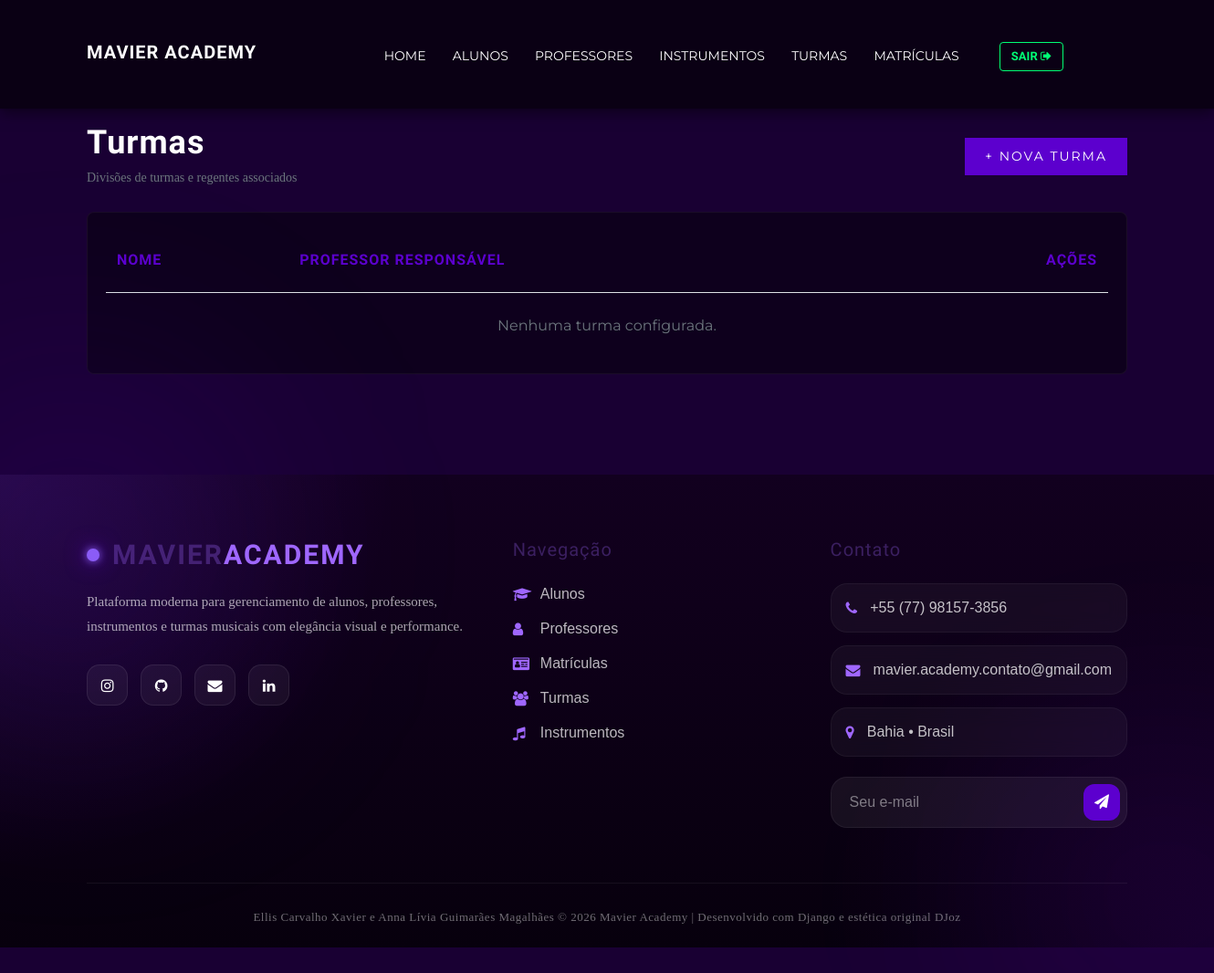
The app's page /turma/ (signed in), older data.
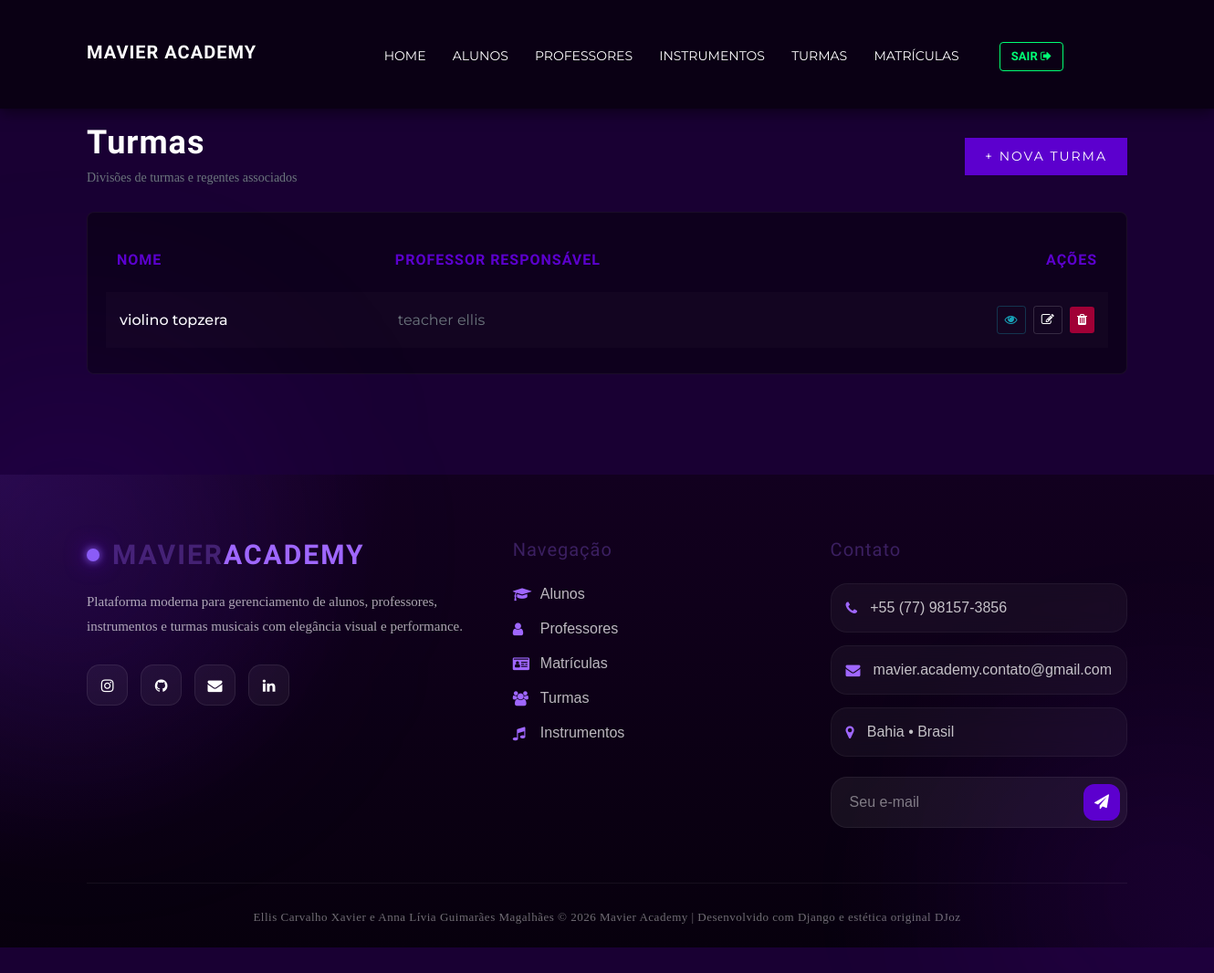
The same page, newer data.
### core/models.py (models this page shows, shortened)
class Turma(models.Model):
    nome = models.CharField(max_length=100)
    horario = models.CharField(max_length=50)
    instrumento = models.ForeignKey(Instrumento, on_delete=models.CASCADE)
    professor = models.ForeignKey(Professor, on_delete=models.CASCADE)

class Pessoa(User):
    nome = models.CharField(max_length=100)
    cpf = models.CharField(max_length=14, null=True, blank=True)
    rg = models.CharField(max_length=20)
    data_nascimento = models.DateField()
    sexo = models.CharField(max_length=20)
    telefone = models.CharField(max_length=20)
    logradouro = models.CharField(max_length=150)
    numero = models.IntegerField()
    bairro = models.CharField(max_length=100)
    cidade = models.CharField(max_length=100)
    estado = models.CharField(max_length=2)
    cep = models.CharField(max_length=9)
    STATUS_CHOICES = [
        ('ATIVO', 'Ativo'),
        ('INATIVO', 'Inativo'),
    ]
    status_instituicao = models.CharField(max_length=10, choices=STATUS_CHOICES, default='ATIVO')

### core/views.py (the view)
# urls.py: path('turma/', views.list_turma, name='list_turma'),
@login_required
def list_turma(request):
    turmas = Turma.objects.all()
    return render(request, 'turma/list.html', {'turmas': turmas})

### core/models.py (called while the page is built)
    def __str__(self):
        return self.nome

### templates/turma/list.html
{% extends 'base.html' %}
{% load static %}
{% block content %}
<section class="spad" style="background: #190033; padding-top: 60px; padding-bottom: 60px;">
    <div class="container">
        <div class="row mb-4 align-items-center">
            <div class="col-md-6">
                <h2 class="text-white font-weight-bold mb-1" style="letter-spacing: 1px;">Turmas</h2>
                <p class="text-muted mb-0" style="font-size: 14px;">Divisões de turmas e regentes associados</p>
            </div>
            <div class="col-md-6 text-md-right mt-3 mt-md-0">
                <a href="/turma/criar/" class="primary-btn" style="padding: 10px 22px; font-size: 14px; text-transform: uppercase;">+ Nova Turma</a>
            </div>
        </div>
        <div class="table-responsive" style="background: rgba(10, 0, 20, 0.7); border-radius: 8px; border: 1px solid rgba(255,255,255,0.05); padding: 20px;">
            <table class="table text-white mb-0" style="border-collapse: separate; border-spacing: 0 8px;">
                <thead>
                    <tr style="border-bottom: 2px solid #5c00ce; font-family: 'Rajdhani', sans-serif; font-size: 16px; text-transform: uppercase; letter-spacing: 1px;">
                        <th style="border: none; color: #5c00ce; padding-bottom: 15px;">Nome</th>
                        <th style="border: none; color: #5c00ce; padding-bottom: 15px;">Professor Responsável</th>
                        <th style="border: none; color: #5c00ce; padding-bottom: 15px; text-align: right;">Ações</th>
                    </tr>
                </thead>
                <tbody>
                    {% for turma in turmas %}
                    <tr style="background: rgba(255,255,255,0.02); border-radius: 4px; transition: all 0.3s;">
                        <td style="border: none; vertical-align: middle; padding: 15px; font-weight: 500;">{{ turma.nome }}</td>
                        <td style="border: none; vertical-align: middle; padding: 15px;" class="text-muted">{{ turma.professor }}</td>
                        <td style="border: none; vertical-align: middle; padding: 15px; text-align: right;">
                            <a href="{% url 'detail_turma' turma.id %}" class="btn btn-sm btn-outline-info mr-1" title="Detalhes" style="border-color: rgba(23, 162, 184, 0.3); color: #17a2b8; background: transparent;">
                            <i class="fa fa-eye"></i>
                            </a>
                            <a href="{% url 'update_turma' turma.id %}" class="btn btn-sm btn-outline-light mr-1" title="Editar" style="border-color: rgba(255,255,255,0.15); background: transparent;">
                                <i class="fa fa-edit"></i>
                            </a>
                            <a href="{% url 'delete_turma' turma.id %}" class="btn btn-sm btn-danger" title="Excluir" style="background: #a10036; border: none;">
                                <i class="fa fa-trash"></i>
                            </a>
                        </td>
                    </tr>
                    {% empty %}
                    <tr>
                        <td colspan="3" class="text-center text-muted pt-4">Nenhuma turma configurada.</td>
                    </tr>
                    {% endfor %}
                </tbody>
            </table>
        </div>
    </div>
</section>
{% endblock %}

Row changes from the older to the newer data that the page shows:
added Turma: nome "violino topzera", professor "teacher ellis"
Text that changed along with them:
text no longer shown: "Nenhuma turma configurada."
